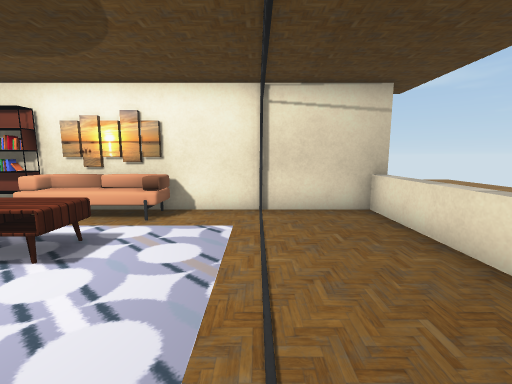
[1] (above)

12 first-person views from a walk through a 3-D level made in the Unity game engine. The camera is 1.4 m above the floor, tilts 8° down and sees 90° across. The floor is counted in squares, 1 m on a side. Each view is taken from the middle of a square. On the plan, view 1 faces up. The plan holds only what a view shows up to about 13 squares ahead; the rest is blank. The player is left out. Door leaves are left out, so doorways stand open. Some surface patterns are stand-ins.

[2]
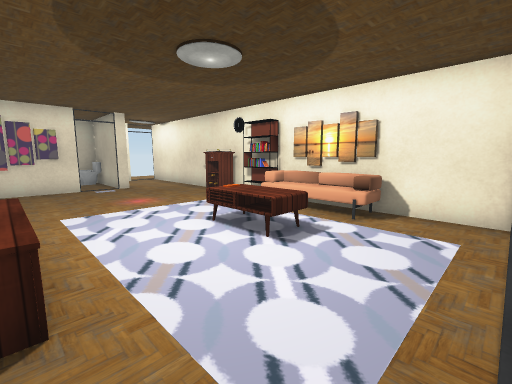

[3]
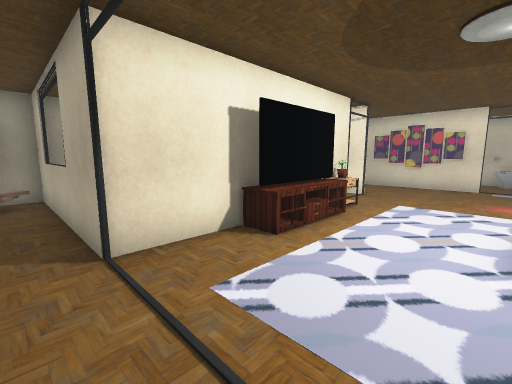

[4]
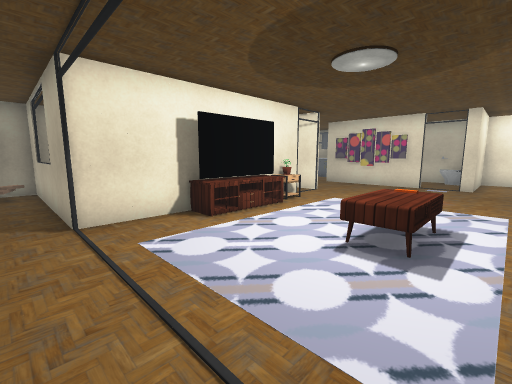

[5]
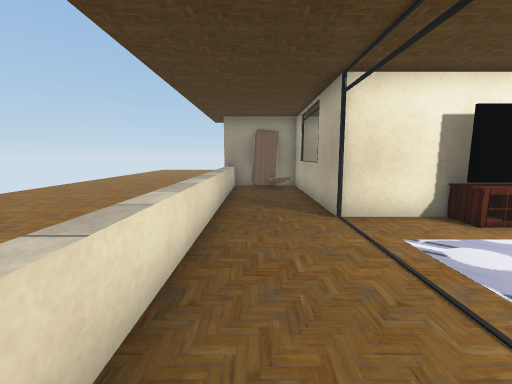

[6]
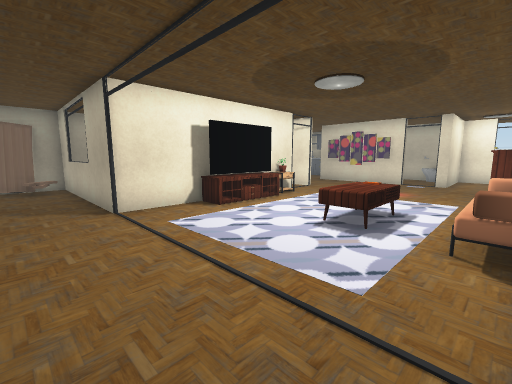

[7]
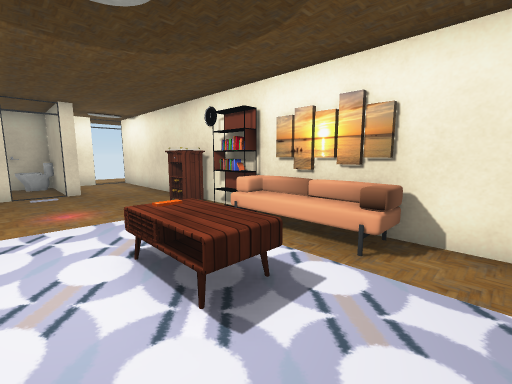

[8]
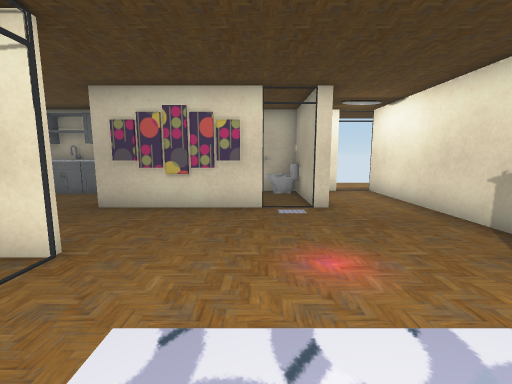

[9]
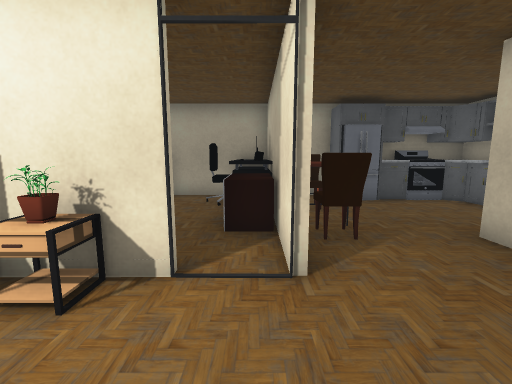

[10]
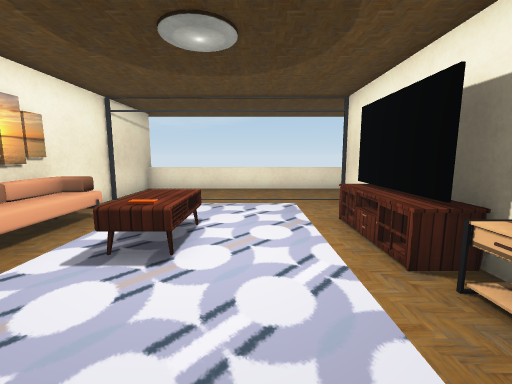

[11]
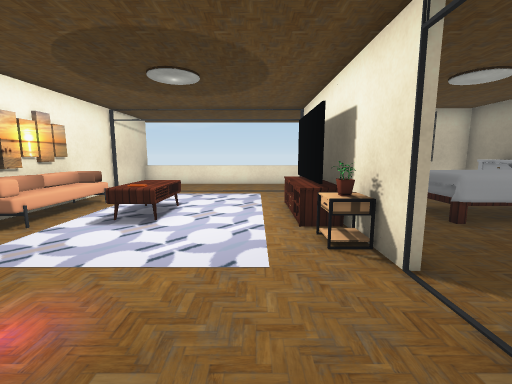

[12]
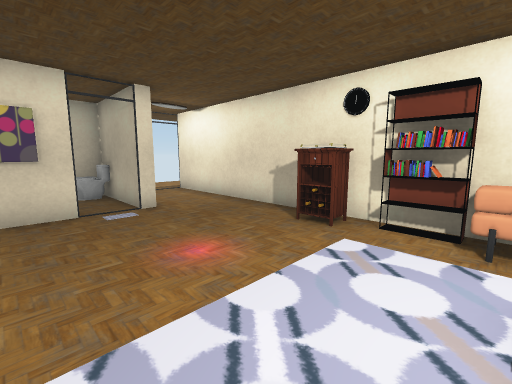

### Floor plan
Points are (right, up) in squares from view 1. A wall is a line through its corners. A room is listed if a view was taken in it or the views show most of it. See-through windows are left out.
Room 1 (views 1, 2, 3, 4, 5, 6, 7, 8, 9, 10, 11, 12)
walls: (-7.1, -0.8) (0.1, -0.8) (0.1, -7.2) (3.5, -7.2); (-11.9, 2.2) (-11.9, 0.5); (3.5, 6.6) (-15.5, 6.6); (-15.3, 5.4) (-15.3, 4) (-11.9, 4) (-11.9, 3.6)
low walls: (3, -7) (3, 6.8)
ways out: opening at (-16, 6); opening at (-12, 3); opening at (-10.5, 0); open door at (-11.5, 4); open door at (-9, -0.5); open door at (0, 6); gap at (-7, -1)
objects: other object (-8, 6); shelf (-7, 6) to (-6, 6); table (-6, 0); other object (-6, 1); TV (-5, 0) to (-3, 0); table (-5, 3) to (-3, 4); sofa (-5, 6) to (-2, 6); table (-2, 0); other object (2, -7) to (2, -6)

Where each view was taken, in squares from view 1:
view 1: 0 up, 0 right, facing up
view 2: 0 up, 0 right, facing up-left
view 3: 3 up, 1 right, facing down-left
view 4: 5 up, 1 right, facing down-left
view 5: 5 up, 2 right, facing down
view 6: 6 up, 2 right, facing down-left
view 7: 2 up, 1 left, facing up-left
view 8: 2 up, 5 left, facing left
view 9: 2 up, 8 left, facing down
view 10: 2 up, 8 left, facing right
view 11: 1 up, 10 left, facing right
view 12: 1 up, 5 left, facing up-left
